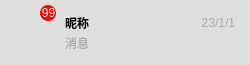
<?xml version="1.0" encoding="UTF-8"?>
<ui version="4.0">
 <class>ChatListItem</class>
 <widget class="QWidget" name="ChatListItem">
  <property name="geometry">
   <rect>
    <x>0</x>
    <y>0</y>
    <width>250</width>
    <height>65</height>
   </rect>
  </property>
  <property name="maximumSize">
   <size>
    <width>250</width>
    <height>65</height>
   </size>
  </property>
  <property name="windowTitle">
   <string>Form</string>
  </property>
  <property name="styleSheet">
   <string notr="true">QWidget#ChatListItem,
QWidget#widget
{
  background: #dfdfdf;
}
QWidget#widget_5
{
  background: red;
  border-radius: 8px;
}
QLabel#headLbl
{
}
QLabel#timeLbl,
QLabel#messLbl
{
  color: #aaa;
}
QLabel#countLbl
{
  color: #fff;
  padding-left: 1px;
}</string>
  </property>
  <layout class="QHBoxLayout" name="horizontalLayout_2">
   <property name="spacing">
    <number>0</number>
   </property>
   <property name="leftMargin">
    <number>0</number>
   </property>
   <property name="topMargin">
    <number>0</number>
   </property>
   <property name="rightMargin">
    <number>0</number>
   </property>
   <property name="bottomMargin">
    <number>0</number>
   </property>
   <item>
    <widget class="QWidget" name="widget" native="true">
     <property name="sizePolicy">
      <sizepolicy hsizetype="Expanding" vsizetype="Expanding">
       <horstretch>0</horstretch>
       <verstretch>0</verstretch>
      </sizepolicy>
     </property>
     <widget class="QLabel" name="headLbl">
      <property name="geometry">
       <rect>
        <x>13</x>
        <y>13</y>
        <width>40</width>
        <height>40</height>
       </rect>
      </property>
      <property name="maximumSize">
       <size>
        <width>40</width>
        <height>40</height>
       </size>
      </property>
      <property name="font">
       <font>
        <family>宋体</family>
       </font>
      </property>
      <property name="text">
       <string/>
      </property>
      <property name="scaledContents">
       <bool>true</bool>
      </property>
     </widget>
     <widget class="QWidget" name="widget_2" native="true">
      <property name="geometry">
       <rect>
        <x>65</x>
        <y>13</y>
        <width>170</width>
        <height>40</height>
       </rect>
      </property>
      <layout class="QGridLayout" name="gridLayout">
       <property name="leftMargin">
        <number>0</number>
       </property>
       <property name="topMargin">
        <number>0</number>
       </property>
       <property name="rightMargin">
        <number>0</number>
       </property>
       <property name="bottomMargin">
        <number>0</number>
       </property>
       <property name="spacing">
        <number>0</number>
       </property>
       <item row="0" column="0">
        <widget class="QWidget" name="widget_3" native="true">
         <layout class="QHBoxLayout" name="horizontalLayout">
          <property name="spacing">
           <number>0</number>
          </property>
          <property name="leftMargin">
           <number>0</number>
          </property>
          <property name="topMargin">
           <number>0</number>
          </property>
          <property name="rightMargin">
           <number>0</number>
          </property>
          <property name="bottomMargin">
           <number>0</number>
          </property>
          <item>
           <widget class="QLabel" name="nameLbl">
            <property name="minimumSize">
             <size>
              <width>130</width>
              <height>0</height>
             </size>
            </property>
            <property name="maximumSize">
             <size>
              <width>130</width>
              <height>16777215</height>
             </size>
            </property>
            <property name="font">
             <font>
              <weight>75</weight>
              <bold>true</bold>
             </font>
            </property>
            <property name="text">
             <string>昵称</string>
            </property>
           </widget>
          </item>
          <item>
           <widget class="QLabel" name="timeLbl">
            <property name="text">
             <string>23/1/1</string>
            </property>
            <property name="alignment">
             <set>Qt::AlignRight|Qt::AlignTrailing|Qt::AlignVCenter</set>
            </property>
           </widget>
          </item>
         </layout>
        </widget>
       </item>
       <item row="1" column="0">
        <widget class="QWidget" name="widget_4" native="true">
         <layout class="QHBoxLayout" name="horizontalLayout_3">
          <property name="spacing">
           <number>0</number>
          </property>
          <property name="leftMargin">
           <number>0</number>
          </property>
          <property name="topMargin">
           <number>0</number>
          </property>
          <property name="rightMargin">
           <number>0</number>
          </property>
          <property name="bottomMargin">
           <number>0</number>
          </property>
          <item>
           <widget class="QLabel" name="messLbl">
            <property name="minimumSize">
             <size>
              <width>135</width>
              <height>0</height>
             </size>
            </property>
            <property name="maximumSize">
             <size>
              <width>16777215</width>
              <height>135</height>
             </size>
            </property>
            <property name="text">
             <string>消息</string>
            </property>
           </widget>
          </item>
          <item>
           <widget class="QLabel" name="muteLbl">
            <property name="font">
             <font>
              <pointsize>8</pointsize>
             </font>
            </property>
            <property name="text">
             <string/>
            </property>
            <property name="pixmap">
             <pixmap resource="../res.qrc">:/images/mute.svg</pixmap>
            </property>
            <property name="alignment">
             <set>Qt::AlignRight|Qt::AlignTrailing|Qt::AlignVCenter</set>
            </property>
           </widget>
          </item>
         </layout>
        </widget>
       </item>
      </layout>
     </widget>
     <widget class="QWidget" name="widget_5" native="true">
      <property name="geometry">
       <rect>
        <x>40</x>
        <y>5</y>
        <width>16</width>
        <height>16</height>
       </rect>
      </property>
      <property name="maximumSize">
       <size>
        <width>16</width>
        <height>16</height>
       </size>
      </property>
      <layout class="QHBoxLayout" name="horizontalLayout_4">
       <property name="spacing">
        <number>0</number>
       </property>
       <property name="leftMargin">
        <number>0</number>
       </property>
       <property name="topMargin">
        <number>0</number>
       </property>
       <property name="rightMargin">
        <number>0</number>
       </property>
       <property name="bottomMargin">
        <number>0</number>
       </property>
       <item>
        <widget class="QLabel" name="countLbl">
         <property name="text">
          <string>99</string>
         </property>
         <property name="alignment">
          <set>Qt::AlignCenter</set>
         </property>
         <property name="wordWrap">
          <bool>true</bool>
         </property>
         <property name="margin">
          <number>0</number>
         </property>
         <property name="indent">
          <number>0</number>
         </property>
        </widget>
       </item>
      </layout>
     </widget>
    </widget>
   </item>
  </layout>
 </widget>
 <resources>
  <include location="../res.qrc"/>
 </resources>
 <connections/>
</ui>
